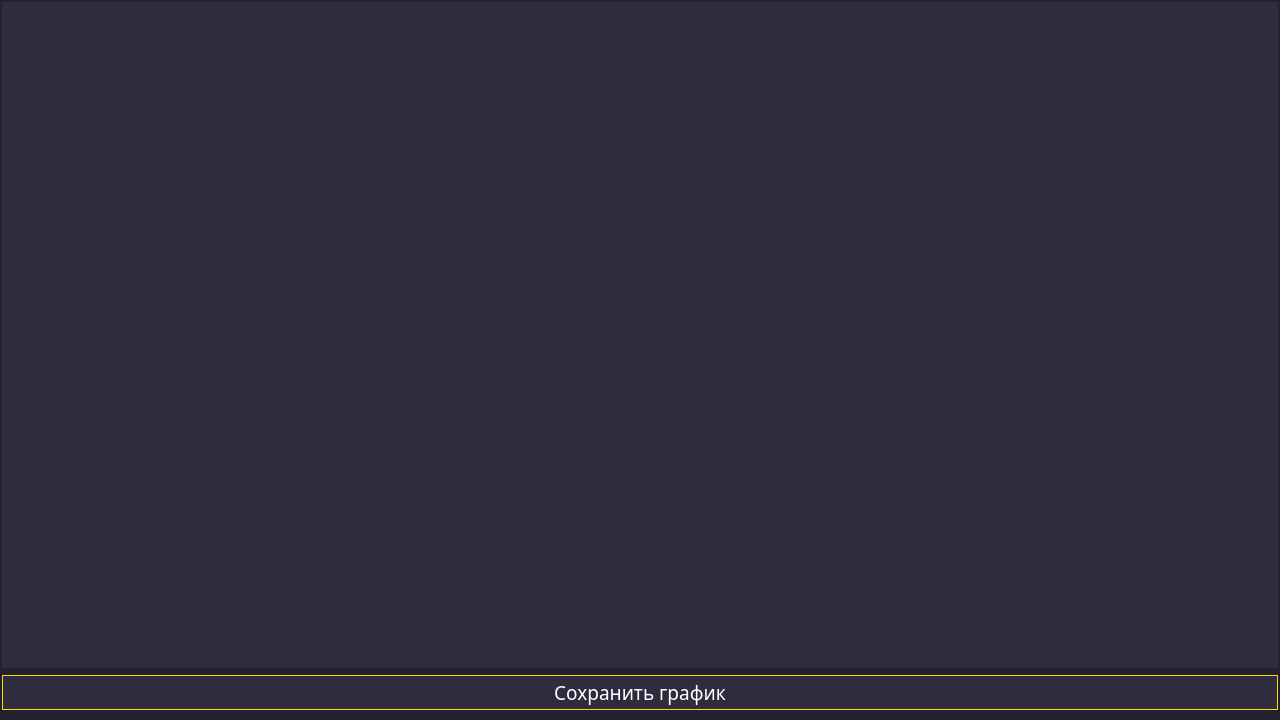
<?xml version="1.0" encoding="UTF-8"?>
<ui version="4.0">
 <class>Form</class>
 <widget class="QWidget" name="Form">
  <property name="geometry">
   <rect>
    <x>0</x>
    <y>0</y>
    <width>1280</width>
    <height>720</height>
   </rect>
  </property>
  <property name="windowTitle">
   <string>Output</string>
  </property>
  <property name="styleSheet">
   <string notr="true">background-color: #22222E</string>
  </property>
  <widget class="QLabel" name="graph">
   <property name="geometry">
    <rect>
     <x>2</x>
     <y>2</y>
     <width>1276</width>
     <height>666</height>
    </rect>
   </property>
   <property name="styleSheet">
    <string notr="true">background-color: #2D2D3D</string>
   </property>
   <property name="text">
    <string/>
   </property>
   <property name="scaledContents">
    <bool>true</bool>
   </property>
  </widget>
  <widget class="QPushButton" name="save_btn">
   <property name="geometry">
    <rect>
     <x>2</x>
     <y>675</y>
     <width>1276</width>
     <height>35</height>
    </rect>
   </property>
   <property name="font">
    <font>
     <family>Roboto Slab</family>
     <pointsize>14</pointsize>
    </font>
   </property>
   <property name="styleSheet">
    <string notr="true">QPushButton {
	background-color: #2D2D3D;
	border: 1px solid #FFD700;
	color: white;
}

QPushButton:hover {
	background-color: #B59900;
}

 QPushButton:!hover {
	background-color: #2D2D3D;
}

QPushButton:pressed {
	background-color: #FFD700;
}
</string>
   </property>
   <property name="text">
    <string>Сохранить график</string>
   </property>
  </widget>
 </widget>
 <resources/>
 <connections/>
</ui>
